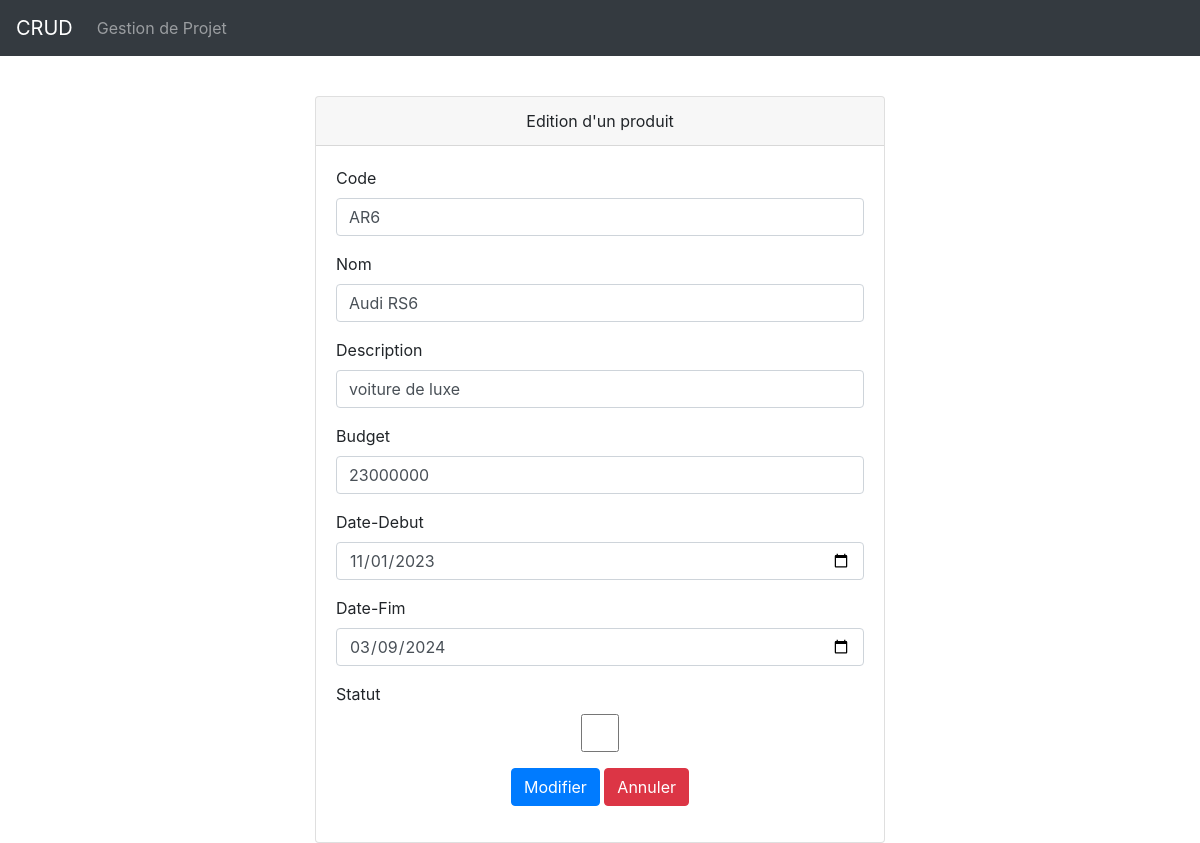
The page /?page=editProj&id=5 on the database its author committed.
### tables this page shows
CREATE TABLE `prodtmr` (
  `id` int(11) NOT NULL,
  `code` varchar(255) NOT NULL,
  `nom` varchar(255) NOT NULL,
  `description` text NOT NULL,
  `budget` int(11) NOT NULL,
  `date_debut` date NOT NULL,
  `date_fin` date NOT NULL,
  `statut` tinyint(1) NOT NULL
);

### DB/projDB.php (called while the page is built, shortened)
<?php
    require_once 'DB/connexion.php';
    function getProdById($id){
        global $db;
        $sql = "SELECT * FROM prodtmr WHERE id = $id";
        return $db->query($sql)->fetch(2);
    }

### view/editProj.php (the view, shortened to what this page needs)
<?php
    $id = $_GET['id'];
    $prod = getProdById($id);
?>
<div class="container col-md-6 spacer">
    <div class="card">
        <div class="card-header center">Edition d'un produit</div>
        <div class="card-body">
            <form action="" method="post">
                <div class="form-group">
                    <label for="">Code</label>
                    <input class="form-control" type="text" name="code" value="<?= $prod['code'] ?>" required>
                </div>
                <div class="form-group">
                    <label for="">Nom</label>
                    <input class="form-control" type="text" name="nom" value="<?= $prod['nom'] ?>" required>
                </div>
                <div class="form-group">
                    <label for="">Description</label>
                    <input class="form-control" type="text" name="description" value="<?= $prod['description'] ?>" required>
                </div>
                <div class="form-group">
                    <label for="">Budget </label>
                    <input class="form-control" type="number" name="budget" value="<?= $prod['budget'] ?>" required>
                </div>
                <div class="form-group">
                    <label for="">Date-Debut </label>
                    <input class="form-control" type="date" name="date_debut" value="<?= $prod['date_debut'] ?>" required>
                </div>
                <div class="form-group">
                    <label for="">Date-Fim </label>
                    <input class="form-control" type="date" name="date_fin" value="<?= $prod['date_fin'] ?>" required>
                </div>
                <div class="form-group">
                    <label for="">Statut </label>
                    <input class="form-control" type="checkbox" name="statut" value="<?= $prod['statut'] ?>" >
                </div>
                <div class="form-group center">
                    <input class="btn btn-primary" type="submit" name="editer" value="Modifier">
                    <input class="btn btn-danger" type="reset" name="annuler" value="Annuler">
                </div>
            </form>
        </div>
    </div>
</div>

### css/style.css (style rules this page uses)
.spacer { margin-top: 40px; }
.center { text-align: center; }

### rows shown on the page
prodtmr: code "AR6", nom "Audi RS6", description "voiture de luxe", budget "23000000", date_debut "11/01/2023", date_fin "03/09/2024"
